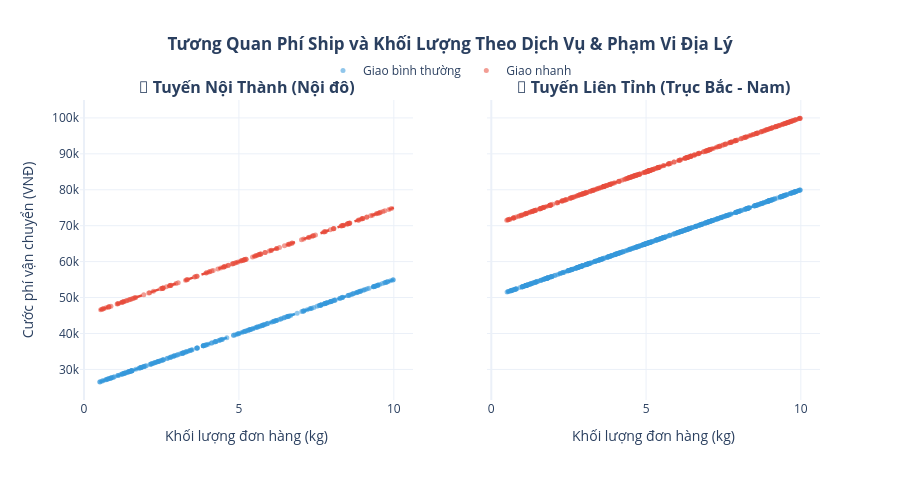

Here is the notebook cell this chart was saved with:
### Markdown cell above
---
## 💰 Tầng 4: Phân Khúc Dịch Vụ, Cước Phí & Đặc Điểm Hàng Hóa

Làm rõ cấu trúc định giá cước dịch vụ, mối tương quan giữa phí vận chuyển và khối lượng gói hàng, cùng sự phân hóa về giá trị của 5 ngành hàng chính.

### Code cell
# Biểu đồ 4.1: Tương Quan Giữa Phí Ship, Khối Lượng & Dịch Vụ (Kèm Đường Hồi Quy Tuyến Tính)
sample_df = df.sample(n=1200, random_state=42)

fig4_1 = make_subplots(
    rows=1, cols=2,
    subplot_titles=["<b>🚚 Tuyến Nội Thành (Nội đô)</b>", "<b>🚛 Tuyến Liên Tỉnh (Trục Bắc - Nam)</b>"],
    shared_yaxes=True
)

service_colors = {"Bình thường": "#3498DB", "Nhanh": "#E74C3C"}

for col_idx, geo in enumerate(["Nội thành", "Liên tỉnh"], start=1):
    sub = sample_df[sample_df["Phân Loại"] == geo]
    for service in ["Bình thường", "Nhanh"]:
        s_data = sub[sub["Hình Thức"] == service]
        # Điểm phân tán
        fig4_1.add_trace(go.Scatter(
            x=s_data["Khối Lượng (kg)"],
            y=s_data["Phí Ship"],
            mode="markers",
            name=f"Giao {service.lower()}",
            legendgroup=service,
            showlegend=(col_idx == 1),
            marker=dict(color=service_colors[service], size=5, opacity=0.55),
            hovertemplate=f"Dịch vụ: <b>{service}</b> ({geo})<br>Khối lượng: <b>%{{x}} kg</b><br>Phí ship: <b>%{{y:,}} đ</b><extra></extra>"
        ), row=1, col=col_idx)
        
        # Đường hồi quy xu hướng
        p = np.polyfit(s_data["Khối Lượng (kg)"], s_data["Phí Ship"], 1)
        x_line = np.linspace(0.5, 10, 50)
        y_line = np.polyval(p, x_line)
        fig4_1.add_trace(go.Scatter(
            x=x_line,
            y=y_line,
            mode="lines",
            name=f"Đường xu hướng {service}",
            legendgroup=service,
            showlegend=False,
            line=dict(color=service_colors[service], width=2.5, dash="dash")
        ), row=1, col=col_idx)

fig4_1.update_layout(
    title="<b>Tương Quan Phí Ship và Khối Lượng Theo Dịch Vụ & Phạm Vi Địa Lý</b>",
    title_x=0.5,
    template=PLOTLY_TEMPLATE,
    height=480,
    legend=dict(orientation="h", yanchor="bottom", y=1.05, xanchor="center", x=0.5)
)
fig4_1.update_xaxes(title_text="Khối lượng đơn hàng (kg)")
fig4_1.update_yaxes(title_text="Cước phí vận chuyển (VNĐ)", row=1, col=1)
fig4_1.show()

### Figure 1 — Plotly figure (JSON) as saved in the notebook; plotly's stock layout.template omitted (floating-point values rounded to 4 significant figures; data arrays with more than 128 entries replaced by an {"elided": "..."} marker saying what was removed)
{"data": [{"hovertemplate": "Dịch vụ: <b>Bình thường</b> (Nội thành)<br>Khối lượng: <b>%{x} kg</b><br>Phí ship: <b>%{y:,} đ</b><extra></extra>", "legendgroup": "Bình thường", "marker": {"color": "#3498DB", "opacity": 0.55, "size": 5}, "mode": "markers", "name": "Giao bình thường", "showlegend": true, "type": "scatter", "x": {"elided": "249 float values"}, "xaxis": "x", "y": {"elided": "249 int values"}, "yaxis": "y"}, {"legendgroup": "Bình thường", "line": {"color": "#3498DB", "dash": "dash", "width": 2.5}, "mode": "lines", "name": "Đường xu hướng Bình thường", "showlegend": false, "type": "scatter", "x": [0.5, 0.6939, 0.8878, 1.082, 1.276, 1.469, 1.663, 1.857, 2.051, 2.245, 2.439, 2.633, 2.827, 3.02, 3.214, 3.408, 3.602, 3.796, 3.99, 4.184, 4.378, 4.571, 4.765, 4.959, 5.153, 5.347, 5.541, 5.735, 5.929, 6.122, 6.316, 6.51, 6.704, 6.898, 7.092, 7.286, 7.48, 7.673, 7.867, 8.061, 8.255, 8.449, 8.643, 8.837, 9.031, 9.224, 9.418, 9.612, 9.806, 10.0], "xaxis": "x", "y": [26500.0, 27080.0, 27660.0, 28240.0, 28830.0, 29410.0, 29990.0, 30570.0, 31150.0, 31730.0, 32320.0, 32900.0, 33480.0, 34060.0, 34640.0, 35220.0, 35810.0, 36390.0, 36970.0, 37550.0, 38130.0, 38710.0, 39300.0, 39880.0, 40460.0, 41040.0, 41620.0, 42200.0, 42790.0, 43370.0, 43950.0, 44530.0, 45110.0, 45690.0, 46280.0, 46860.0, 47440.0, 48020.0, 48600.0, 49180.0, 49770.0, 50350.0, 50930.0, 51510.0, 52090.0, 52670.0, 53260.0, 53840.0, 54420.0, 55000.0], "yaxis": "y"}, {"hovertemplate": "Dịch vụ: <b>Nhanh</b> (Nội thành)<br>Khối lượng: <b>%{x} kg</b><br>Phí ship: <b>%{y:,} đ</b><extra></extra>", "legendgroup": "Nhanh", "marker": {"color": "#E74C3C", "opacity": 0.55, "size": 5}, "mode": "markers", "name": "Giao nhanh", "showlegend": true, "type": "scatter", "x": {"elided": "148 float values"}, "xaxis": "x", "y": {"elided": "148 int values"}, "yaxis": "y"}, {"legendgroup": "Nhanh", "line": {"color": "#E74C3C", "dash": "dash", "width": 2.5}, "mode": "lines", "name": "Đường xu hướng Nhanh", "showlegend": false, "type": "scatter", "x": [0.5, 0.6939, 0.8878, 1.082, 1.276, 1.469, 1.663, 1.857, 2.051, 2.245, 2.439, 2.633, 2.827, 3.02, 3.214, 3.408, 3.602, 3.796, 3.99, 4.184, 4.378, 4.571, 4.765, 4.959, 5.153, 5.347, 5.541, 5.735, 5.929, 6.122, 6.316, 6.51, 6.704, 6.898, 7.092, 7.286, 7.48, 7.673, 7.867, 8.061, 8.255, 8.449, 8.643, 8.837, 9.031, 9.224, 9.418, 9.612, 9.806, 10.0], "xaxis": "x", "y": [46500.0, 47080.0, 47660.0, 48240.0, 48830.0, 49410.0, 49990.0, 50570.0, 51150.0, 51730.0, 52320.0, 52900.0, 53480.0, 54060.0, 54640.0, 55220.0, 55810.0, 56390.0, 56970.0, 57550.0, 58130.0, 58710.0, 59300.0, 59880.0, 60460.0, 61040.0, 61620.0, 62200.0, 62790.0, 63370.0, 63950.0, 64530.0, 65110.0, 65690.0, 66280.0, 66860.0, 67440.0, 68020.0, 68600.0, 69180.0, 69770.0, 70350.0, 70930.0, 71510.0, 72090.0, 72670.0, 73260.0, 73840.0, 74420.0, 75000.0], "yaxis": "y"}, {"hovertemplate": "Dịch vụ: <b>Bình thường</b> (Liên tỉnh)<br>Khối lượng: <b>%{x} kg</b><br>Phí ship: <b>%{y:,} đ</b><extra></extra>", "legendgroup": "Bình thường", "marker": {"color": "#3498DB", "opacity": 0.55, "size": 5}, "mode": "markers", "name": "Giao bình thường", "showlegend": false, "type": "scatter", "x": {"elided": "478 float values"}, "xaxis": "x2", "y": {"elided": "478 int values"}, "yaxis": "y2"}, {"legendgroup": "Bình thường", "line": {"color": "#3498DB", "dash": "dash", "width": 2.5}, "mode": "lines", "name": "Đường xu hướng Bình thường", "showlegend": false, "type": "scatter", "x": [0.5, 0.6939, 0.8878, 1.082, 1.276, 1.469, 1.663, 1.857, 2.051, 2.245, 2.439, 2.633, 2.827, 3.02, 3.214, 3.408, 3.602, 3.796, 3.99, 4.184, 4.378, 4.571, 4.765, 4.959, 5.153, 5.347, 5.541, 5.735, 5.929, 6.122, 6.316, 6.51, 6.704, 6.898, 7.092, 7.286, 7.48, 7.673, 7.867, 8.061, 8.255, 8.449, 8.643, 8.837, 9.031, 9.224, 9.418, 9.612, 9.806, 10.0], "xaxis": "x2", "y": [51500.0, 52080.0, 52660.0, 53240.0, 53830.0, 54410.0, 54990.0, 55570.0, 56150.0, 56730.0, 57320.0, 57900.0, 58480.0, 59060.0, 59640.0, 60220.0, 60810.0, 61390.0, 61970.0, 62550.0, 63130.0, 63710.0, 64300.0, 64880.0, 65460.0, 66040.0, 66620.0, 67200.0, 67790.0, 68370.0, 68950.0, 69530.0, 70110.0, 70690.0, 71280.0, 71860.0, 72440.0, 73020.0, 73600.0, 74180.0, 74770.0, 75350.0, 75930.0, 76510.0, 77090.0, 77670.0, 78260.0, 78840.0, 79420.0, 80000.0], "yaxis": "y2"}, {"hovertemplate": "Dịch vụ: <b>Nhanh</b> (Liên tỉnh)<br>Khối lượng: <b>%{x} kg</b><br>Phí ship: <b>%{y:,} đ</b><extra></extra>", "legendgroup": "Nhanh", "marker": {"color": "#E74C3C", "opacity": 0.55, "size": 5}, "mode": "markers", "name": "Giao nhanh", "showlegend": false, "type": "scatter", "x": {"elided": "325 float values"}, "xaxis": "x2", "y": {"elided": "325 int values"}, "yaxis": "y2"}, {"legendgroup": "Nhanh", "line": {"color": "#E74C3C", "dash": "dash", "width": 2.5}, "mode": "lines", "name": "Đường xu hướng Nhanh", "showlegend": false, "type": "scatter", "x": [0.5, 0.6939, 0.8878, 1.082, 1.276, 1.469, 1.663, 1.857, 2.051, 2.245, 2.439, 2.633, 2.827, 3.02, 3.214, 3.408, 3.602, 3.796, 3.99, 4.184, 4.378, 4.571, 4.765, 4.959, 5.153, 5.347, 5.541, 5.735, 5.929, 6.122, 6.316, 6.51, 6.704, 6.898, 7.092, 7.286, 7.48, 7.673, 7.867, 8.061, 8.255, 8.449, 8.643, 8.837, 9.031, 9.224, 9.418, 9.612, 9.806, 10.0], "xaxis": "x2", "y": [71500.0, 72080.0, 72660.0, 73240.0, 73830.0, 74410.0, 74990.0, 75570.0, 76150.0, 76730.0, 77320.0, 77900.0, 78480.0, 79060.0, 79640.0, 80220.0, 80810.0, 81390.0, 81970.0, 82550.0, 83130.0, 83710.0, 84300.0, 84880.0, 85460.0, 86040.0, 86620.0, 87200.0, 87790.0, 88370.0, 88950.0, 89530.0, 90110.0, 90690.0, 91280.0, 91860.0, 92440.0, 93020.0, 93600.0, 94180.0, 94770.0, 95350.0, 95930.0, 96510.0, 97090.0, 97670.0, 98260.0, 98840.0, 99420.0, 100000.0], "yaxis": "y2"}], "layout": {"annotations": [{"font": {"size": 16}, "showarrow": false, "text": "<b>🚚 Tuyến Nội Thành (Nội đô)</b>", "x": 0.225, "xanchor": "center", "xref": "paper", "y": 1.0, "yanchor": "bottom", "yref": "paper"}, {"font": {"size": 16}, "showarrow": false, "text": "<b>🚛 Tuyến Liên Tỉnh (Trục Bắc - Nam)</b>", "x": 0.775, "xanchor": "center", "xref": "paper", "y": 1.0, "yanchor": "bottom", "yref": "paper"}], "height": 480, "legend": {"orientation": "h", "x": 0.5, "xanchor": "center", "y": 1.05, "yanchor": "bottom"}, "title": {"text": "<b>Tương Quan Phí Ship và Khối Lượng Theo Dịch Vụ & Phạm Vi Địa Lý</b>", "x": 0.5}, "xaxis": {"anchor": "y", "domain": [0.0, 0.45], "title": {"text": "Khối lượng đơn hàng (kg)"}}, "xaxis2": {"anchor": "y2", "domain": [0.55, 1.0], "title": {"text": "Khối lượng đơn hàng (kg)"}}, "yaxis": {"anchor": "x", "domain": [0.0, 1.0], "title": {"text": "Cước phí vận chuyển (VNĐ)"}}, "yaxis2": {"anchor": "x2", "domain": [0.0, 1.0], "matches": "y", "showticklabels": false}}}
